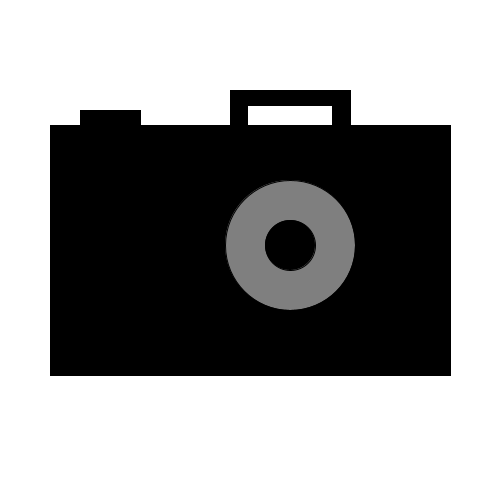
Frame 1 (no input)
Frame 60 (the mouse pressed at the canvas centre just before this capture): identical to frame 1, image omitted
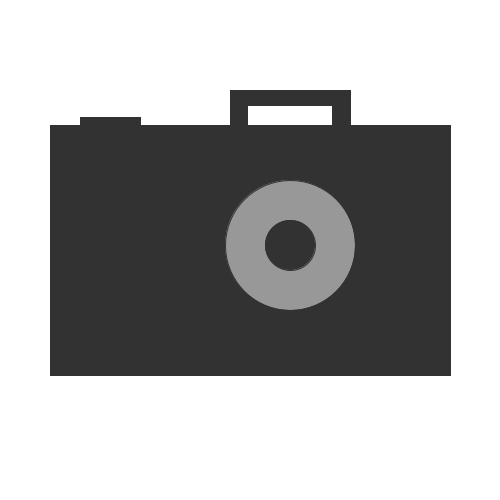
Frame 120 (the mouse held since frame 60 and released just before this capture)

The Processing sketch that drew these frames (run headless with seeded random() and noise(); from frame 60 on, the mouse is pressed at the canvas centre):

// Processing sketch: processing_38172
// ── processing_38172.pde

//Intro to Computational Media, Homework 2
//Zena Koo and Mark Breneman
//camera shape

int shutterButtonY=118;
int innerFlashSize = 0;
int flashX = 290;
int flashY = 110;

void setup() {
  size(500, 500);
}

void draw() {

  fill(0);
  rectMode(CENTER);
  fill(0);
  background(255);
  smooth();
  strokeWeight(1);
  stroke(0);
  //Camera Body
  rect(250, 250, 400, 250);

  //shutter
  fill(0);
  rect(290, 120, 120, 60);

  //flash frame
  fill(255);
  rect(290, 115, 85, 20);

  //outer lens 
  fill(127);
  ellipse(290, 245, 130, 130);

  //inner lens 
  fill(0);
  ellipse(290, 245, 50, 50);


  //Camera Button
  fill(0, 0, 0);
  rect(110, shutterButtonY, 60, 15);
  //CameraButton Movement
  if (mousePressed==true) {
    shutterButtonY=125;
    strokeWeight(20); //thick strokeweight
    stroke(255, 255, 0, 63); //yellow outline of flash with 25percent transparency - alpha
    fill(255, 255, 255, 50); //white flash fill with low transparency

    ellipse(flashX, flashY, innerFlashSize, innerFlashSize); 
    //^flash ellipse originating from middle of rectangle inner flash

    innerFlashSize = innerFlashSize + 20;
    //^flash increases in size at whatever rate specified, in this case 20
  }
  else {
    shutterButtonY=118;
    innerFlashSize=0;
  }
}
//shutterButtonY = constrain(shutterButtonY, 118, 125);}
